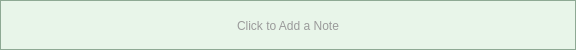
<?xml version="1.0" encoding="UTF-8"?>
<ui version="4.0">
 <class>Form</class>
 <widget class="QWidget" name="Form">
  <property name="geometry">
   <rect>
    <x>0</x>
    <y>0</y>
    <width>576</width>
    <height>50</height>
   </rect>
  </property>
  <property name="sizePolicy">
   <sizepolicy hsizetype="Preferred" vsizetype="Fixed">
    <horstretch>0</horstretch>
    <verstretch>0</verstretch>
   </sizepolicy>
  </property>
  <property name="windowTitle">
   <string>Form</string>
  </property>
  <layout class="QHBoxLayout" name="horizontalLayout">
   <property name="leftMargin">
    <number>0</number>
   </property>
   <property name="topMargin">
    <number>0</number>
   </property>
   <property name="rightMargin">
    <number>0</number>
   </property>
   <property name="bottomMargin">
    <number>0</number>
   </property>
   <item>
    <widget class="QTextBrowser" name="browser">
     <property name="sizePolicy">
      <sizepolicy hsizetype="Expanding" vsizetype="Fixed">
       <horstretch>0</horstretch>
       <verstretch>0</verstretch>
      </sizepolicy>
     </property>
     <property name="minimumSize">
      <size>
       <width>0</width>
       <height>50</height>
      </size>
     </property>
     <property name="maximumSize">
      <size>
       <width>16777215</width>
       <height>50</height>
      </size>
     </property>
     <property name="font">
      <font>
       <family>Arial</family>
       <pointsize>10</pointsize>
      </font>
     </property>
     <property name="styleSheet">
      <string notr="true">QTextBrowser {
    background-color: #e8f5e9;
}

QTextBrowser:hover {
    background-color: #d0e8d4;
}

QTextBrowser:pressed {
    background-color: #b8dbc0;
}
</string>
     </property>
     <property name="html">
      <string>&lt;!DOCTYPE HTML PUBLIC &quot;-//W3C//DTD HTML 4.0//EN&quot; &quot;http://www.w3.org/TR/REC-html40/strict.dtd&quot;&gt;
&lt;html&gt;&lt;head&gt;&lt;meta name=&quot;qrichtext&quot; content=&quot;1&quot; /&gt;&lt;style type=&quot;text/css&quot;&gt;
p, li { white-space: pre-wrap; }
&lt;/style&gt;&lt;/head&gt;&lt;body style=&quot; font-family:'Arial'; font-size:10pt; font-weight:400; font-style:normal;&quot;&gt;
&lt;p align=&quot;center&quot; style=&quot;-qt-paragraph-type:empty; margin-top:0px; margin-bottom:0px; margin-left:0px; margin-right:0px; -qt-block-indent:0; text-indent:0px; font-family:'SimSun'; font-size:9pt;&quot;&gt;&lt;br /&gt;&lt;/p&gt;
&lt;p align=&quot;center&quot; style=&quot; margin-top:0px; margin-bottom:0px; margin-left:0px; margin-right:0px; -qt-block-indent:0; text-indent:0px;&quot;&gt;&lt;span style=&quot; font-size:9pt; color:#9a9a9a;&quot;&gt;Click to Add a Note&lt;/span&gt;&lt;/p&gt;&lt;/body&gt;&lt;/html&gt;</string>
     </property>
    </widget>
   </item>
  </layout>
 </widget>
 <resources/>
 <connections/>
</ui>
